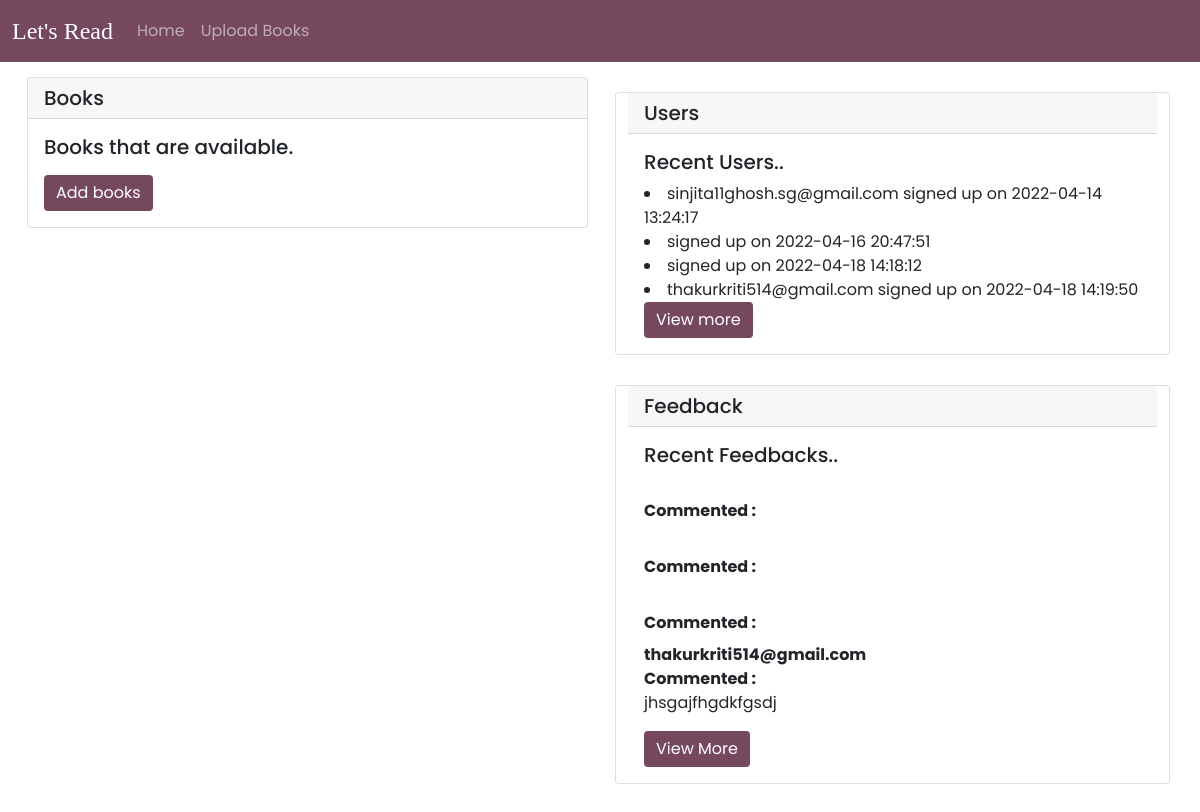
The app's page /admin.php, older data.
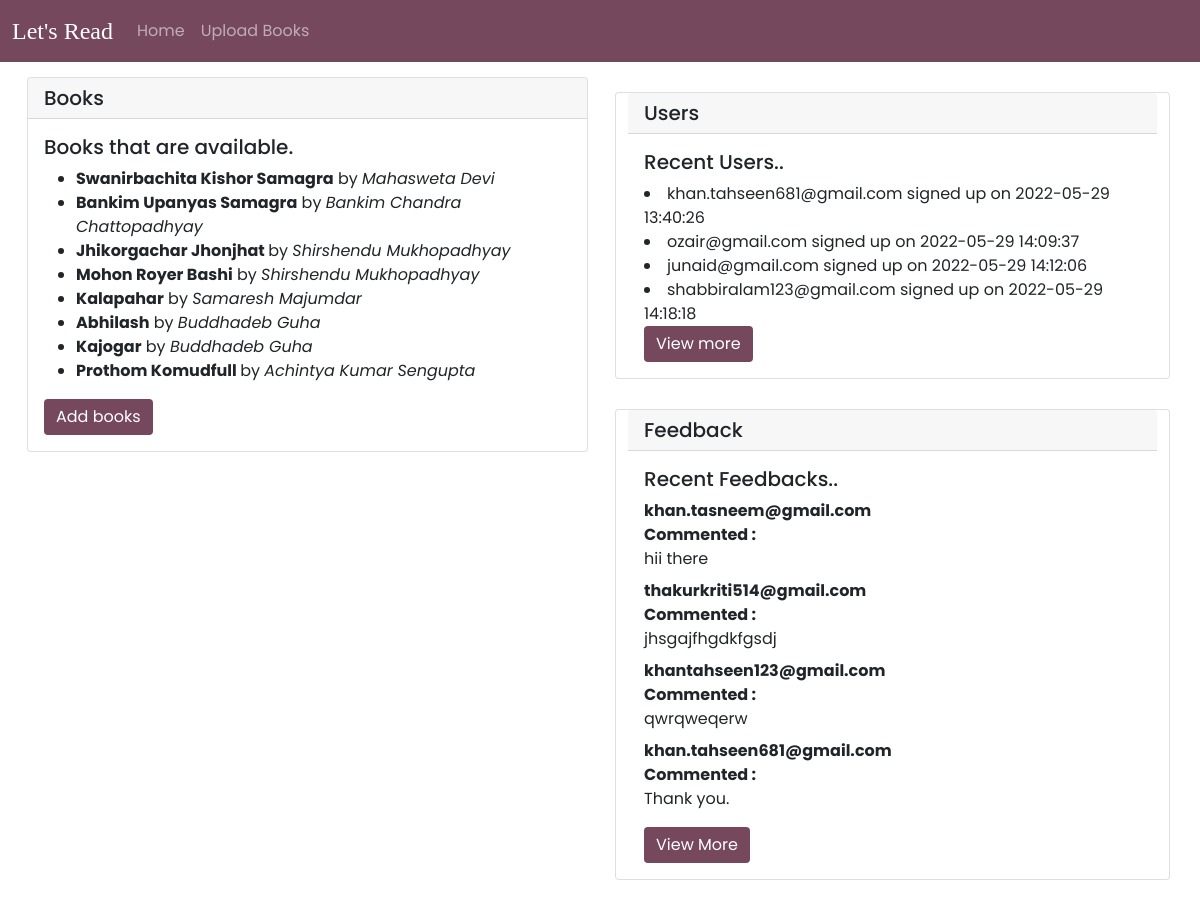
The same page, newer data.
### tables this page shows
CREATE TABLE `user` (
  `user_id` int(25) NOT NULL,
  `password` varchar(30) NOT NULL,
  `first_name` varchar(20) NOT NULL,
  `last_name` varchar(20) NOT NULL,
  `phone` varchar(30) NOT NULL,
  `signup_date` datetime NOT NULL DEFAULT current_timestamp(),
  `email_id` varchar(30) NOT NULL,
  `role` varchar(25) NOT NULL
);

CREATE TABLE `feedback` (
  `feed_id` int(30) NOT NULL,
  `name` varchar(30) NOT NULL,
  `email` varchar(30) NOT NULL,
  `comments` text NOT NULL,
  `feedback_type` text NOT NULL
);

CREATE TABLE `books` (
  `book_id` int(25) NOT NULL,
  `book_name` varchar(30) NOT NULL,
  `author` varchar(30) NOT NULL,
  `publisher` varchar(30) NOT NULL,
  `publishing_date` year(4) NOT NULL,
  `sub_id` int(25) NOT NULL,
  `cat_id` int(25) NOT NULL,
  `ratings` int(5) NOT NULL,
  `isbn` varchar(13) NOT NULL,
  `total_pages` int(25) NOT NULL,
  `book_file_url` varchar(256) NOT NULL,
  `book_cover_url` varchar(256) NOT NULL
);

### admin.php (the view, shortened to what this page needs)
<?php include './partials/connection.php';?>
<!DOCTYPE html>
<html lang="en">
<head>
     <link href="https://cdn.jsdelivr.net/npm/bootstrap@5.1.3/dist/css/bootstrap.min.css" rel="stylesheet"
>
    <link rel="stylesheet" href="stylesheet/style.css">
</head>
<body>
<nav class="navbar navbar-expand-lg navbar-dark bglavender">
        <div class="container-fluid">
            <a class="navbar-brand page-name" href="index.php">Let's Read</a>
            <div class="collapse navbar-collapse" id="navbarSupportedContent">
                <ul class="navbar-nav me-auto mb-2 mb-lg-0">
                    <li class="nav-item">
                        <a class="nav-link" aria-current="page" href="index.php">Home</a>
                    </li>
                    <li class="nav-item">
                        <a class="nav-link" href="partials/create_book.php">Upload Books</a>
                    </li>
                </ul>
            </div>
        </div>
</nav>
<div class="container-fluid">
    <div class="row">
    <div class="col-sm-6">
        <div class="card">
        <h5 class="card-header">Books</h5>
        <div class="card-body">
            <h5 class="card-title">Books that are available.</h5>
            <ul>
                <?php
                    $sql= "(SELECT * FROM books ORDER BY book_id DESC LIMIT 8) ORDER BY book_id ASC;";
                        $result = mysqli_query($conn,$sql);
                        if(mysqli_num_rows($result) > 0){
                            while($row = mysqli_fetch_assoc($result)){
                                echo "<li>" ."<b>". $row['book_name'] . "</b>" . " by ". "<i>" . $row['author'] ."</i>"."</li>";
                            }
                        }
                    ?>
            </ul>
            <a href="http://localhost/library/library/partials/create_book.php" class="btn btn-primary">Add books</a>
        </div>
        </div>
    </div>
    <div class="col-sm-6">
        <div class="row">
            <div class="card">
                <h5 class="card-header">Users</h5>
                <div class="card-body">
                    <h5 class="card-title">Recent Users..</h5>
                    <?php
                        $query= "(SELECT * FROM `user` ORDER BY user_id DESC LIMIT 4) ORDER BY user_id ASC;";
                        $result_query = mysqli_query($conn,$query);
                        if(mysqli_num_rows($result_query)>0){
                            while($user_row = mysqli_fetch_assoc($result_query)){
                                echo "<li>" . $user_row['email_id'] . " signed up on " . $user_row['signup_date'] . "</li>";
                            }
                        }
                    ?>
                    <a href="http://localhost/library/library/partials/user_details.php" class="btn btn-primary">View more</a>
                </div>
            </div>
        </div>
        <div class="row">
            <div class="card">
                <h5 class="card-header">Feedback</h5>
                <div class="card-body">
                    <h5 class="card-title">Recent Feedbacks..</h5>
                    <dl>
                    <?php
                        $query1="(SELECT * FROM `feedback` ORDER BY feed_id DESC LIMIT 4) ORDER BY feed_id ASC;";
                        $result_query1 = mysqli_query($conn,$query1) ;
                        if(mysqli_num_rows($result_query1)>0){
                            while($feed_row = mysqli_fetch_assoc($result_query1)){
                                echo "<dt>" . $feed_row['email'] . "<br> Commented : </dt>"  ."<dd>" . $feed_row['comments'] . "</dd>" ;
                            }
                        }
                    ?>
                    </dl>
                    <a href="http://localhost/library/library/partials/feedback_list.php" class="btn btn-primary">View More</a>
                </div>
            </div>
        </div>
    </div>
    </div>
</div>
</body>
</html>

Row changes from the older to the newer data that the page shows:
removed user: email "sinjita11ghosh.sg@gmail.com", signup_date "2022-04-14 13:24:17"
removed user: signup_date "2022-04-16 20:47:51"
removed user: signup_date "2022-04-18 14:18:12"
removed user: email "thakurkriti514@gmail.com", signup_date "2022-04-18 14:19:50"
added books: book_name "Swanirbachita Kishor Samagra", author "Mahasweta Devi"
added books: book_name "Bankim Upanyas Samagra", author "Bankim Chandra Chattopadhyay"
added books: book_name "Jhikorgachar Jhonjhat", author "Shirshendu Mukhopadhyay"
added books: book_name "Mohon Royer Bashi", author "Shirshendu Mukhopadhyay"
added books: book_name "Kalapahar", author "Samaresh Majumdar"
added books: book_name "Abhilash", author "Buddhadeb Guha"
added books: book_name "Kajogar", author "Buddhadeb Guha"
added books: book_name "Prothom Komudfull", author "Achintya Kumar Sengupta"
added user: email "khan.tahseen681@gmail.com", signup_date "2022-05-29 13:40:26"
added user: email "ozair@gmail.com", signup_date "2022-05-29 14:09:37"
added user: email "junaid@gmail.com", signup_date "2022-05-29 14:12:06"
added user: email "shabbiralam123@gmail.com", signup_date "2022-05-29 14:18:18"
now on this page (row unchanged): feedback: email "khan.tasneem@gmail.com", comments "hii there"
added feedback: email "khantahseen123@gmail.com", comments "qwrqweqerw"
added feedback: email "khan.tahseen681@gmail.com", comments "Thank you."
